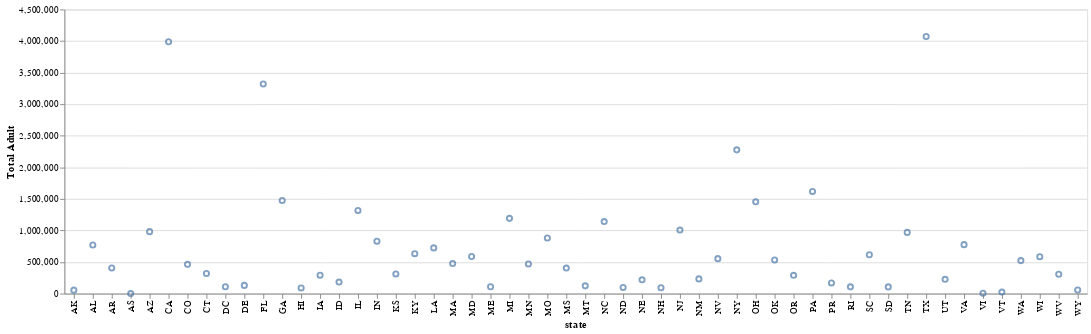

Notebook code cell kept with this figure:
### Markdown cell above
Contruire una gráfica con todos los estados y el total de adultos hospitalizados

### Code cell
dfmap = df[['state','total_adult_patients_hospitalized_confirmed_covid']].copy()
dfmap.rename(columns={'total_adult_patients_hospitalized_confirmed_covid':'Total Adult'}, inplace=True)
dfmap = dfmap.fillna(0, axis=1)
dfmap = dfmap.groupby('state', as_index=False, sort=False).sum()
alt.Chart(dfmap).mark_point().encode(x='state', y='Total Adult')

### Figure 1 — Vega-Lite specification as saved in the notebook (floating-point values rounded to 4 significant figures)
{"config": {"view": {"continuousWidth": 400, "continuousHeight": 300}}, "data": {"name": "data-7356e388c01100690b963f612b6f49dc"}, "mark": "point", "encoding": {"x": {"field": "state", "type": "nominal"}, "y": {"field": "Total Adult", "type": "quantitative"}}, "$schema": "https://vega.github.io/schema/vega-lite/v4.17.0.json", "datasets": {"data-7356e388c01100690b963f612b6f49dc": [{"state": "PR", "Total Adult": 168000.0}, {"state": "OR", "Total Adult": 289700.0}, {"state": "VI", "Total Adult": 4937.0}, {"state": "WY", "Total Adult": 56650.0}, {"state": "VT", "Total Adult": 23910.0}, {"state": "AL", "Total Adult": 769400.0}, {"state": "RI", "Total Adult": 106500.0}, {"state": "AK", "Total Adult": 53980.0}, {"state": "DE", "Total Adult": 129400.0}, {"state": "ND", "Total Adult": 96660.0}, {"state": "NH", "Total Adult": 92310.0}, {"state": "SD", "Total Adult": 105400.0}, {"state": "NE", "Total Adult": 218100.0}, {"state": "IA", "Total Adult": 291200.0}, {"state": "CA", "Total Adult": 3989000.0}, {"state": "OH", "Total Adult": 1453000.0}, {"state": "MS", "Total Adult": 403900.0}, {"state": "MA", "Total Adult": 475100.0}, {"state": "MD", "Total Adult": 586800.0}, {"state": "MI", "Total Adult": 1192000.0}, {"state": "MO", "Total Adult": 880200.0}, {"state": "VA", "Total Adult": 774700.0}, {"state": "NJ", "Total Adult": 1006000.0}, {"state": "KS", "Total Adult": 311100.0}, {"state": "MN", "Total Adult": 469400.0}, {"state": "NC", "Total Adult": 1141000.0}, {"state": "AS", "Total Adult": 720.0}, {"state": "DC", "Total Adult": 107900.0}, {"state": "MT", "Total Adult": 122500.0}, {"state": "HI", "Total Adult": 89550.0}, {"state": "NM", "Total Adult": 232500.0}, {"state": "ID", "Total Adult": 182100.0}, {"state": "CO", "Total Adult": 462600.0}, {"state": "NV", "Total Adult": 553400.0}, {"state": "CT", "Total Adult": 318200.0}, {"state": "ME", "Total Adult": 107900.0}, {"state": "AR", "Total Adult": 405700.0}, {"state": "WV", "Total Adult": 306400.0}, {"state": "SC", "Total Adult": 614600.0}, {"state": "UT", "Total Adult": 226100.0}, {"state": "WA", "Total Adult": 522400.0}, {"state": "LA", "Total Adult": 723600.0}, {"state": "OK", "Total Adult": 532500.0}, {"state": "AZ", "Total Adult": 980800.0}, {"state": "TX", "Total Adult": 4072000.0}, {"state": "IL", "Total Adult": 1317000.0}, {"state": "IN", "Total Adult": 830000.0}, {"state": "TN", "Total Adult": 968700.0}, {"state": "PA", "Total Adult": 1617000.0}, {"state": "WI", "Total Adult": 584400.0}, {"state": "GA", "Total Adult": 1475000.0}, {"state": "FL", "Total Adult": 3321000.0}, {"state": "NY", "Total Adult": 2276000.0}, {"state": "KY", "Total Adult": 631700.0}]}}
